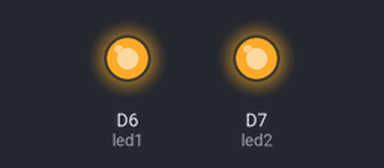
Bench run of a sketch on a simulated ESP8266 (NodeMCU). On the bench: output pins drawn as LEDs (lit = HIGH).

Above: at 1.5 s.
At 51.5 s:
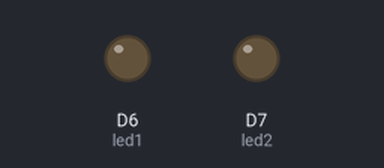
Timing chart, 0 to 52.0 s (numbered marks = the images above):
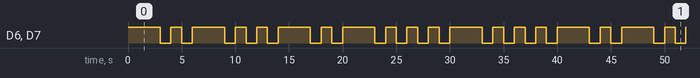

Measured:
- by itself, D6 (led1), D7 (led2): moves between LOW and HIGH, repeating every 40.0 s
- by itself, everything shown: repeats every 40.0 s, in 30 steps

The sketch:

ckautai-morsecode.ino
```cpp
// ------------
// Blink an LED
// ------------

/*-------------

We've heavily commented this code for you. If you're a pro, feel free to ignore it.

Comments start with two slashes or are blocked off by a slash and a star.
You can read them, but your device can't.
It's like a secret message just for you.

Every program based on Wiring (programming language used by Arduino, and Particle devices) has two essential parts:
setup - runs once at the beginning of your program
loop - runs continuously over and over

You'll see how we use these in a second.

This program will blink an led on and off every second.
It blinks the D7 LED on your Particle device. If you have an LED wired to D0, it will blink that LED as well.

-------------*/


// First, we're going to make some variables.
// This is our "shorthand" that we'll use throughout the program:

int led1 = D6; // Instead of writing D0 over and over again, we'll write led1
// You'll need to wire an LED to this one to see it blink.

int led2 = D7; // Instead of writing D7 over and over again, we'll write led2
// This one is the little blue LED on your board. On the Photon it is next to D7, and on the Core it is next to the USB jack.

// Having declared these variables, let's move on to the setup function.
// The setup function is a standard part of any microcontroller program.
// It runs only once when the device boots up or is reset.

void setup() {

	// We are going to tell our device that D0 and D7 (which we named led1 and led2 respectively) are going to be output
	// (That means that we will be sending voltage to them, rather than monitoring voltage that comes from them)

	// It's important you do this here, inside the setup() function rather than outside it or in the loop function.

	pinMode(led1, OUTPUT);
	pinMode(led2, OUTPUT);

}


void dot()  {

    // To blink the LED, first we'll turn it on...
    digitalWrite(led1, HIGH);
	digitalWrite(led2, HIGH);

	// We'll leave it on for 1 second...
	delay(1000);

    digitalWrite(led1, LOW);
	digitalWrite(led2, LOW);

	delay(1000);

}


void dash()  {

    // To blink the LED, first we'll turn it on...
    digitalWrite(led1, HIGH);
	digitalWrite(led2, HIGH);

	// We'll leave it on for 1 second...
	delay(3000);

    digitalWrite(led1, LOW);
	digitalWrite(led2, LOW);

	delay(1000);

}

void C()    {
    dash();
    dot();
    dash();
    dot();
}

void A()    {
    dot();
    dash();
}

void L()    {
    dot();
    dash();
    dot();
    dot();
}

void E()    {
    dot();
}

void B()    {
    dash();
    dot();
    dot();
    dot();
}
// Next we have the loop function, the other essential part of a microcontroller program.
// This routine gets repeated over and over, as quickly as possible and as many times as possible, after the setup function is called.
// Note: Code that blocks for too long (like more than 5 seconds), can make weird things happen (like dropping the network connection).  The built-in delay function shown below safely interleaves required background activity, so arbitrarily long delays can safely be done if you need them.

void loop() {
	// To blink the LED, first we'll turn it on...
    C();
    A();
    L();
    E();
    B();
}
```
